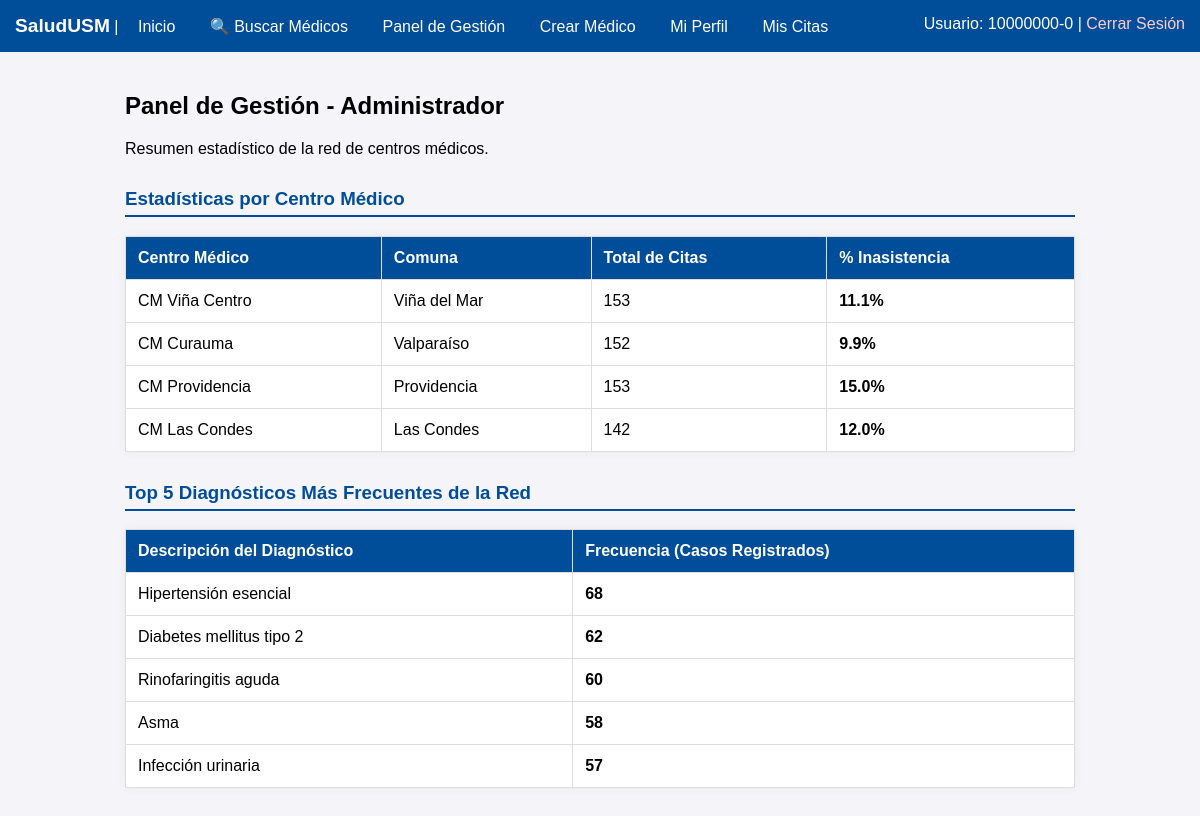
The page /Php/admin.php (signed in) on the database its author committed.
### tables this page shows
CREATE TABLE IF NOT EXISTS Centros_medicos (
    id_cm INT AUTO_INCREMENT PRIMARY KEY,
    nombre_cm VARCHAR(100) NOT NULL,
    comuna VARCHAR(50) NOT NULL,
    region VARCHAR(50) NOT NULL
);

### Php/admin.php (the view, shortened to what this page needs)
<?php
require 'conexion.php';
$sql_centros = "SELECT cm.id_cm, cm.nombre_cm, cm.comuna,
                COUNT(c.id_cita) AS total_citas,
                SUM(CASE WHEN est.tipo_estado = 'No Asistió' THEN 1 ELSE 0 END) AS inasistencias
                FROM Centros_medicos cm
                LEFT JOIN Citas c ON cm.id_cm = c.id_cm
                LEFT JOIN Estado est ON c.id_estado = est.id_estado
                GROUP BY cm.id_cm, cm.nombre_cm, cm.comuna";
$centros = $pdo->query($sql_centros)->fetchAll(PDO::FETCH_ASSOC);
$sql_diag = "SELECT d.descripcion, COUNT(da.id_diag) AS frecuencia
             FROM Diagnosticos_atenciones da
             JOIN Diagnosticos d ON da.id_diag = d.id_diag
             GROUP BY d.id_diag, d.descripcion
             ORDER BY frecuencia DESC
             LIMIT 5";
$diagnosticos = $pdo->query($sql_diag)->fetchAll(PDO::FETCH_ASSOC);
?>
<!DOCTYPE html>
<html>
<head>
</head>
<body>
    <?php include 'navbar.php'; ?>
    <div class="container">
        <h2>Panel de Gestión - Administrador</h2>
        <p>Resumen estadístico de la red de centros médicos.</p>
        <h3>Estadísticas por Centro Médico</h3>
        <table>
            <tr>
                <th>Centro Médico</th>
                <th>Comuna</th>
                <th>Total de Citas</th>
                <th>% Inasistencia</th>
            </tr>
            <?php if (count($centros) > 0): ?>
                <?php foreach($centros as $cen):
                    $total = $cen['total_citas'];
                    $inasistencias = $cen['inasistencias'];
                    $porcentaje = ($total > 0) ? ($inasistencias / $total) * 100 : 0;
                ?>
                <tr>
                    <td><?php echo $cen['nombre_cm']; ?></td>
                    <td><?php echo $cen['comuna']; ?></td>
                    <td><?php echo $total; ?></td>
                    <td><strong><?php echo number_format($porcentaje, 1); ?>%</strong></td>
                </tr>
                <?php endforeach; ?>
            <?php else: ?>
                <tr><td colspan="4">No hay datos de centros médicos registrados.</td></tr>
            <?php endif; ?>
        </table>
        <h3>Top 5 Diagnósticos Más Frecuentes de la Red</h3>
        <table>
            <tr>
                <th>Descripción del Diagnóstico</th>
                <th>Frecuencia (Casos Registrados)</th>
            </tr>
            <?php if (count($diagnosticos) > 0): ?>
                <?php foreach($diagnosticos as $d): ?>
                <tr>
                    <td><?php echo $d['descripcion']; ?></td>
                    <td><strong><?php echo $d['frecuencia']; ?></strong></td>
                </tr>
                <?php endforeach; ?>
            <?php else: ?>
                <tr><td colspan="2">Aún no hay diagnósticos registrados en el sistema.</td></tr>
            <?php endif; ?>
        </table>
    </div>
</body>
</html>

### Php/admin.php (style rules this page uses)
body { font-family: Arial, sans-serif; margin: 0; background: #f4f4f9; }
.container { padding: 20px; max-width: 950px; margin: auto; }
table { width: 100%; border-collapse: collapse; background: white; margin-bottom: 30px; box-shadow: 0 0 10px rgba(0,0,0,0.05); }
th, td { border: 1px solid #ddd; padding: 12px; text-align: left; }
th { background-color: #004d99; color: white; }
h3 { color: #004d99; border-bottom: 2px solid #004d99; padding-bottom: 5px; margin-top: 30px; }

### rows shown on the page
centros_medicos: nombre_cm "CM Viña Centro", comuna "Viña del Mar", total "153", porcentaje "11.1"
centros_medicos: nombre_cm "CM Curauma", comuna "Valparaíso", total "152", porcentaje "9.9"
centros_medicos: nombre_cm "CM Providencia", comuna "Providencia", total "153", porcentaje "15.0"
centros_medicos: nombre_cm "CM Las Condes", comuna "Las Condes", total "142", porcentaje "12.0"

### other values the page prints
$_SESSION['rut'] "10000000-0"
$d['descripcion'] "Hipertensión esencial"
$d['frecuencia'] "68"
$d['descripcion'] "Diabetes mellitus tipo 2"
$d['frecuencia'] "62"
$d['descripcion'] "Rinofaringitis aguda"
$d['frecuencia'] "60"
$d['descripcion'] "Asma"
$d['frecuencia'] "58"
$d['descripcion'] "Infección urinaria"
$d['frecuencia'] "57"
